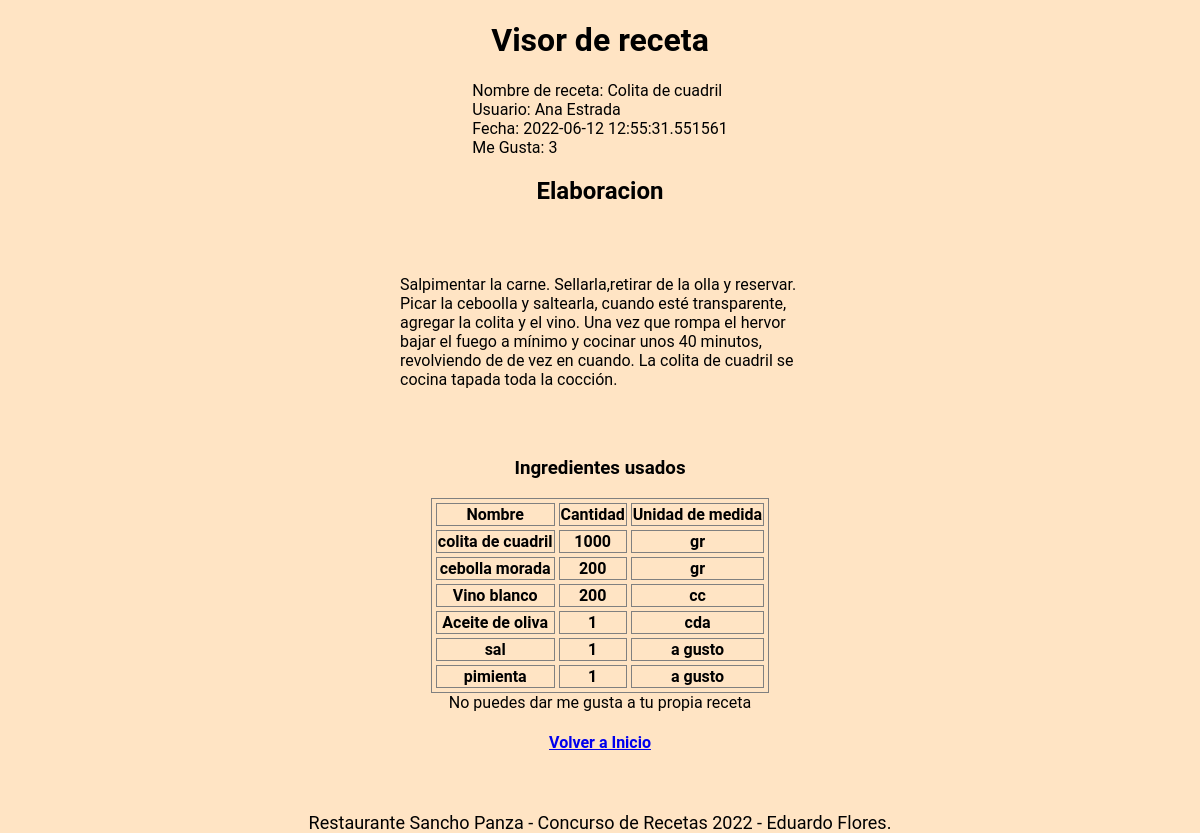
The app's page /visorReceta/1 (signed in) with its own data.
### models.py (models this page shows, shortened)
class Receta(db.Model):
    __tablename__ = 'receta'
    id = db.Column(db.Integer, primary_key=True)
    nombre = db.Column(db.String(60), nullable=False)
    tiempo = db.Column(db.Integer, nullable=False)
    elaboracion = db.Column(db.Text, nullable=False)
    cantidadmegusta = db.Column(db.Integer, nullable=False)
    fecha = db.Column(db.DateTime) ### clase datetime
    usuarioid = db.Column(db.Integer, db.ForeignKey('usuario.id'))
    ingredientes = db.relationship('Ingrediente', backref='receta', cascade='all, delete-orphan')

class Usuario(db.Model):
    __tablename__ = 'usuario'
    id = db.Column(db.Integer, primary_key=True)
    nombre = db.Column(db.String(60), nullable=False)
    correo = db.Column(db.String(120), unique=True, nullable=False)
    clave = db.Column(db.String(120), nullable=False)
    recetas = db.relationship('Receta', backref='usuario', cascade="all, delete-orphan")

class Ingrediente(db.Model):
    id = db.Column(db.Integer, primary_key=True)
    nombre = db.Column(db.String(60), nullable=False)
    cantidad = db.Column(db.Integer, nullable=False)
    unidad = db.Column(db.String(30), nullable=False) ## gr, cc, a gusto, etc.
    recetaid= db.Column(db.Integer, db.ForeignKey('receta.id'))

### main.py (the view)
@app.route('/visorReceta/<int:recetaId>')
def visorReceta(recetaId):
    receta = Receta.query.filter_by(id=recetaId).first()
    ingredienteslista = Ingrediente.query.filter_by(recetaid=recetaId).all()
    return render_template('visorReceta.html',receta=receta,ingredientes=ingredienteslista,idusuarioLogeado=int(session['idusuario']))

### templates/visorReceta.html (shortened to what this page needs)
{% extends "baseTemplate.html" %}
{% block content %}
    <h1>Visor de receta</h1>
    <div>
        Nombre de receta: {{ receta.nombre }}<br>
        Usuario: {{ receta.usuario.nombre }}<br>
        Fecha: {{ receta.fecha }}<br>
        Me Gusta: {{ receta.cantidadmegusta }}<br>
    </div>
    <h2>Elaboracion</h2>
    <div id="elaboracion">
        {{ receta.elaboracion }}
    </div>
    <h3>Ingredientes usados</h3>
    <table>
        <thead>
            <tr>
                <th>Nombre</th>
                <th>Cantidad</th>
                <th>Unidad de medida</th>
            </tr>
        </thead>
        <tbody>
            {% for ingrediente in ingredientes %}
            <tr>
                <th>{{ ingrediente.nombre }}</th>
                <th>{{ ingrediente.cantidad }}</th>
                <th>{{ ingrediente.unidad }}</th>
            </tr>
            {% endfor %}
        </tbody>
    </table>
    {% if idusuarioLogeado != receta.usuario.id %}
        <a href="/meGustaReceta/{{ receta.id }}">Me Gusta</a>
    {% else %}
        <div>No puedes dar me gusta a tu propia receta</div>
    {% endif %}
{% endblock %}

### static/css/estilobase.css (style rules this page uses)
body { font-family: 'Roboto', sans-serif; background-color: bisque; margin: 0; display: flex; align-items: center; flex-direction: column; }
table, th, td { border: 1px solid; border-collapse: separate; box-sizing: border-box; text-indent: initial; border-spacing: 4px; border-color: grey; }
#elaboracion { flex: 1; height: 200px; display: flex; flex-direction: column; justify-content: center; padding: 50px 400px; flex-wrap: wrap; }

### records on screen
Receta: nombre "Colita de cuadril", fecha "2022-06-12 12:55:31.551561", cantidadmegusta "3", elaboracion "Salpimentar la carne. Sellarla,retirar de la olla y reservar. Picar la ceboolla y saltearla, cuando esté transparente, agregar la colita y el vino. Una vez que rompa el hervor bajar el fuego a mínimo y cocinar unos 40 minutos, revolviendo de de vez en cuando. La colita de cuadril se cocina tapada toda la cocción."
Usuario: usuario.nombre "Ana Estrada"
Ingrediente: nombre "colita de cuadril", cantidad "1000", unidad "gr"
Ingrediente: nombre "cebolla morada", cantidad "200", unidad "gr"
Ingrediente: nombre "Vino blanco", cantidad "200", unidad "cc"
Ingrediente: nombre "Aceite de oliva", cantidad "1", unidad "cda"
Ingrediente: nombre "sal", cantidad "1", unidad "a gusto"
Ingrediente: nombre "pimienta", cantidad "1", unidad "a gusto"
